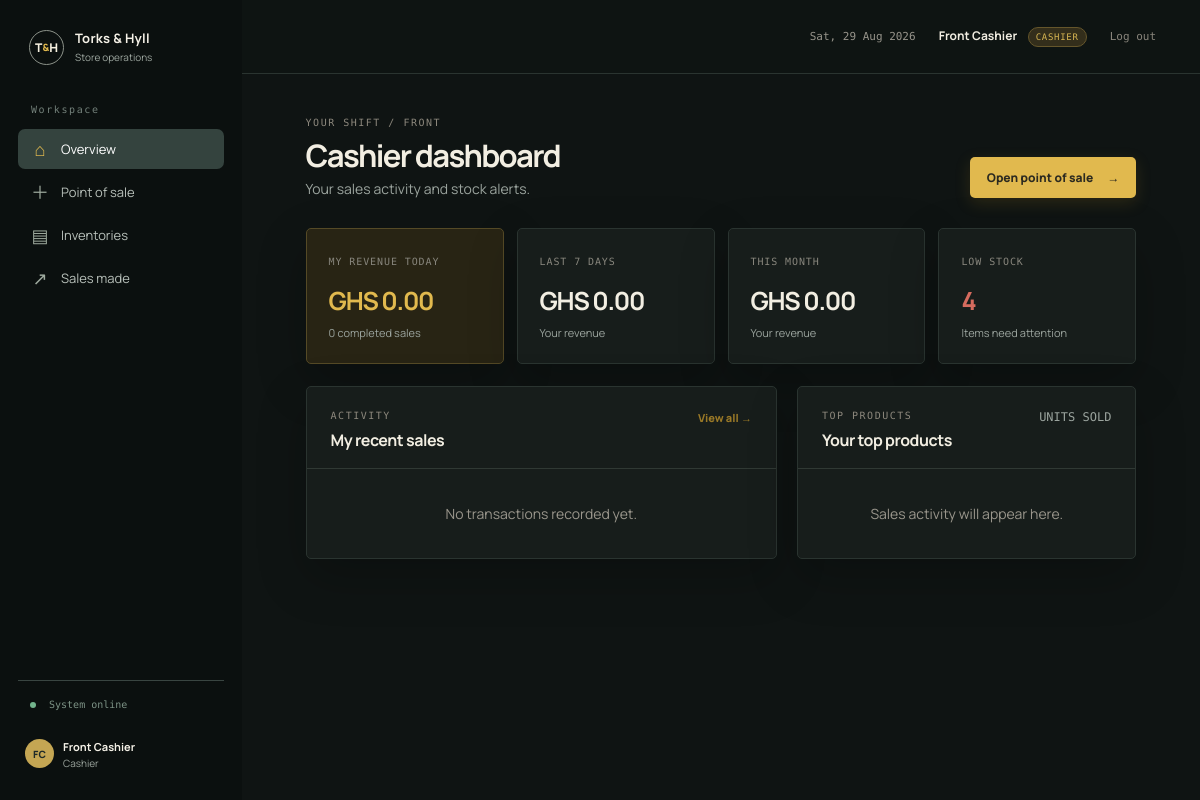
/index.php?page=dashboard (signed in), run on the app's committed database.
### tables this page shows
CREATE TABLE users (
  id INT UNSIGNED AUTO_INCREMENT PRIMARY KEY,
  employee_id VARCHAR(40) NOT NULL UNIQUE,
  first_name VARCHAR(80) NOT NULL,
  last_name VARCHAR(80) NOT NULL,
  email VARCHAR(160) NOT NULL UNIQUE,
  phone VARCHAR(40) NOT NULL DEFAULT '',
  password_hash VARCHAR(255) NOT NULL,
  role ENUM('manager','cashier') NOT NULL DEFAULT 'cashier',
  is_active TINYINT(1) NOT NULL DEFAULT 1,
  last_login_at DATETIME NULL,
  created_at TIMESTAMP NOT NULL DEFAULT CURRENT_TIMESTAMP
);

### app/auth.php (called while the page is built, shortened)
<?php
function current_user(): ?array
{
    static $loaded = false;
    static $user = null;
    if ($loaded) {
        return $user;
    }
    $loaded = true;
    $id = (int)($_SESSION['user_id'] ?? 0);
    if ($id > 0) {
        $stmt = db()->prepare('SELECT * FROM users WHERE id = ? AND is_active = 1');
        $stmt->execute([$id]);
        $user = $stmt->fetch() ?: null;
    }
    return $user;
}
function require_login(): void
{
    if (!current_user()) {
        redirect('login');
    }
}
function can(string $page): bool
{
    $user = current_user();
    return in_array($page, ['dashboard', 'inventory', 'sales', 'pos', 'receipt'], true);
}

### app/db.php (called while the page is built, shortened)
<?php
function db(): PDO
{
    static $pdo;
    if ($pdo instanceof PDO) {
        return $pdo;
    }
    $cfg = app_config('db');
    $dsn = sprintf(
        'mysql:host=%s;dbname=%s;charset=%s',
        $cfg['host'],
        $cfg['name'],
        $cfg['charset'] ?? 'utf8mb4'
    );
    $pdo = new PDO($dsn, $cfg['user'], $cfg['pass'], [
        PDO::ATTR_ERRMODE => PDO::ERRMODE_EXCEPTION,
        PDO::ATTR_DEFAULT_FETCH_MODE => PDO::FETCH_ASSOC,
        PDO::ATTR_EMULATE_PREPARES => false,
    ]);
    return $pdo;
}

### app/helpers.php (called while the page is built, shortened)
<?php
function e(mixed $value): string
{
    return htmlspecialchars((string)($value ?? ''), ENT_QUOTES, 'UTF-8');
}
function url(string $page = 'dashboard', array $params = []): string
{
    $query = array_merge(['page' => $page], $params);
    return 'index.php?' . http_build_query($query);
}
function money(mixed $amount): string
{
    return 'GHS ' . number_format((float)$amount, 2);
}

### app/layout.php (the view, shortened to what this page needs)
<?php
function render_header(string $title): void
{
    $user = current_user();
    $flashes = consume_flashes();
    ?>
    <!doctype html>
    <html lang="en">
    <head>
        <link rel="stylesheet" href="assets/css/app.css">
    </head>
    <body class="<?= $user ? 'app-shell' : 'auth-shell' ?>">
    <?php if ($user): ?>
        <aside class="sidebar">
            <a class="brand" href="<?= e(url('dashboard')) ?>">
                <span class="brand-mark">T<span>&</span>H</span>
                <span><strong>Torks & Hyll</strong><small>Store operations</small></span>
            </a>
            <nav class="nav">
                <div class="nav-label">Workspace</div>
                <?php
                $items = [
                    ['dashboard', 'Overview', '⌂'],
                    ['pos', 'Point of sale', '＋'],
                    ['inventory', 'Inventories', '▤'],
                    ['sales', 'Sales made', '↗'],
                ];
                foreach ($items as [$page, $label, $icon]):
                    ?>
                    <a class="<?= ($_GET['page'] ?? 'dashboard') === $page ? 'active' : '' ?>" href="<?= e(url($page)) ?>">
                        <span class="nav-icon"><?= e($icon) ?></span><?= e($label) ?>
                    </a>
                <?php endforeach; ?>
            </nav>
            <div class="sidebar-foot">
                <div class="status-dot"><i></i> System online</div>
                <a class="user-chip" href="<?= e(url('settings')) ?>">
                    <span class="avatar"><?= e(strtoupper(substr($user['first_name'], 0, 1) . substr($user['last_name'], 0, 1))) ?></span>
                    <span><strong><?= e($user['first_name'] . ' ' . $user['last_name']) ?></strong><small><?= e(ucfirst($user['role'])) ?></small></span>
                </a>
            </div>
        </aside>
        <main class="main">
            <header class="topbar">
                <div class="topbar-right">
                    <span class="date-label"><?= e(date('D, d M Y')) ?></span>
                    <a class="topbar-user" href="<?= e(url('settings')) ?>">
                        <?= e($user['first_name'] . ' ' . $user['last_name']) ?>
                        <span class="role-pill"><?= e(strtoupper($user['role'])) ?></span>
                    </a>
                    <a class="logout" href="<?= e(url('logout')) ?>">Log out</a>
                </div>
            </header>
            <div class="page">
    <?php else: ?>
        <?php foreach ($flashes as $flash): ?>
            <div class="toast toast-<?= e($flash['type']) ?> auth-toast"><?= e($flash['message']) ?></div>
        <?php endforeach; ?>
    <?php endif; ?>
    <?php
}
function render_footer(): void
{
    ?>
            </div>
        </main>
    </body>
    </html>
    <?php
}

### index.php (shortened to what this page needs)
<?php
require __DIR__ . '/app/bootstrap.php';
require __DIR__ . '/app/layout.php';
    ?>
    <?php
$page = (string)($_GET['page'] ?? (current_user() ? 'dashboard' : 'login'));
try {
    if ($page !== 'login') {
        require_login();
    }
} catch (Throwable $error) {
    if (db()->inTransaction()) db()->rollBack();
    flash('error', $error instanceof InvalidArgumentException ? $error->getMessage() : 'That action could not be completed.');
    redirect($page === 'login' ? 'login' : $page);
}
    ?>
    <?php render_footer(); exit;
$title = ucfirst($page);
render_header($title);
if ($page === 'dashboard') {
    $isManager=current_user()['role']==='manager';
    $scope=$isManager?'':' AND cashier_id=?'; $scopeArgs=$isManager?[]:[current_user()['id']];
    $todayStmt=db()->prepare("SELECT COUNT(*) count, COALESCE(SUM(grand_total),0) revenue FROM sales WHERE status='completed' AND DATE(created_at)=CURDATE()".$scope);$todayStmt->execute($scopeArgs);$today=$todayStmt->fetch();
    $weekStmt=db()->prepare("SELECT COALESCE(SUM(grand_total),0) revenue FROM sales WHERE status='completed' AND created_at>=DATE_SUB(NOW(),INTERVAL 7 DAY)".$scope);$weekStmt->execute($scopeArgs);$week=$weekStmt->fetch();
    $monthStmt=db()->prepare("SELECT COALESCE(SUM(grand_total),0) revenue FROM sales WHERE status='completed' AND created_at>=DATE_FORMAT(NOW(),'%Y-%m-01')".$scope);$monthStmt->execute($scopeArgs);$month=$monthStmt->fetch();
    $low=db()->query('SELECT COUNT(*) FROM products WHERE is_active=1 AND current_stock<=minimum_stock')->fetchColumn();
    if($isManager){$recent=db()->query("SELECT s.*,CONCAT(u.first_name,' ',u.last_name) cashier FROM sales s JOIN users u ON u.id=s.cashier_id WHERE s.status='completed' ORDER BY s.created_at DESC LIMIT 6")->fetchAll();$top=db()->query("SELECT si.name_snapshot name,SUM(si.qty) qty,SUM(si.line_total) total FROM sale_items si JOIN sales s ON s.id=si.sale_id WHERE s.status='completed' GROUP BY si.name_snapshot ORDER BY qty DESC LIMIT 5")->fetchAll();}
    else{$stmt=db()->prepare("SELECT s.*,CONCAT(u.first_name,' ',u.last_name) cashier FROM sales s JOIN users u ON u.id=s.cashier_id WHERE s.status='completed' AND s.cashier_id=? ORDER BY s.created_at DESC LIMIT 6");$stmt->execute([current_user()['id']]);$recent=$stmt->fetchAll();$stmt=db()->prepare("SELECT si.name_snapshot name,SUM(si.qty) qty,SUM(si.line_total) total FROM sale_items si JOIN sales s ON s.id=si.sale_id WHERE s.status='completed' AND s.cashier_id=? GROUP BY si.name_snapshot ORDER BY qty DESC LIMIT 5");$stmt->execute([current_user()['id']]);$top=$stmt->fetchAll();}
    ?>
    <div class="page-heading"><div><span class="eyebrow"><?= $isManager?'STORE OVERVIEW':'YOUR SHIFT' ?> / <?= e(strtoupper(current_user()['first_name'])) ?></span><h1><?= $isManager?'Store overview':'Cashier dashboard' ?></h1><p class="muted"><?= $isManager?'Here’s the pulse of Torks & Hyll today.':'Your sales activity and stock alerts.' ?></p></div><a href="<?=e(url('pos'))?>" class="button button-gold">Open point of sale <span>→</span></a></div>
    <div class="metrics">
      <div class="metric metric-gold"><span><?= $isManager?'Today’s revenue':'My revenue today' ?></span><strong><?=e(money($today['revenue']))?></strong><small><?=e((int)$today['count'])?> completed sales</small></div>
      <div class="metric"><span>Last 7 days</span><strong><?=e(money($week['revenue']))?></strong><small><?= $isManager?'Store revenue':'Your revenue' ?></small></div>
      <div class="metric"><span>This month</span><strong><?=e(money($month['revenue']))?></strong><small><?= $isManager?'Store revenue':'Your revenue' ?></small></div>
      <div class="metric metric-alert"><span>Low stock</span><strong><?=e((int)$low)?></strong><small>Items need attention</small></div>
    </div>
    <div class="dashboard-grid"><section class="panel"><div class="panel-head"><div><span class="eyebrow">ACTIVITY</span><h2><?= $isManager?'Recent transactions':'My recent sales' ?></h2></div><a href="<?=e(url('sales'))?>" class="text-link">View all →</a></div><?php if(!$recent):?><div class="empty">No transactions recorded yet.</div><?php endif;?></section>
    <section class="panel"><div class="panel-head"><div><span class="eyebrow">TOP PRODUCTS</span><h2><?= $isManager?'Moving fastest':'Your top products' ?></h2></div><span class="muted mono">UNITS SOLD</span></div><?php if(!$top):?><div class="empty">Sales activity will appear here.</div><?php endif;?></section></div>
    <?php
}
render_footer();

### data on the page
users: first_name+last_name "FC", first_name+last_name "Front Cashier", role "Cashier", role "CASHIER", first_name "FRONT"

### other printed values
$icon "⌂"
$label "Overview"
$icon "＋"
$label "Point of sale"
$icon "▤"
$label "Inventories"
$icon "↗"
$label "Sales made"
money($today['revenue']) "GHS 0.00"
$today['count'] "0"
money($week['revenue']) "GHS 0.00"
money($month['revenue']) "GHS 0.00"
$low "4"
